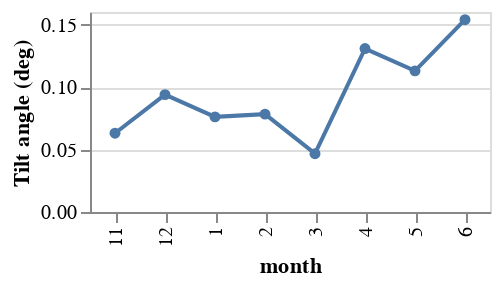

Here is the notebook cell this chart was saved with:
### Code cell
alt.Chart(oneplane_fits_df).mark_line(point=True).encode(
    alt.X('month:O', sort=[11, 12, 1]),
    alt.Y('tilt:Q', title="Tilt angle (deg)"),
).properties(height=100, width=200)

### Figure 1 — Vega-Lite specification as saved in the notebook (floating-point values rounded to 4 significant figures)
{"config": {"view": {"continuousWidth": 300, "continuousHeight": 300}}, "data": {"name": "data-af7fa553df98b28fb7b0f891ff64bc3b"}, "mark": {"type": "line", "point": true}, "encoding": {"x": {"field": "month", "sort": [11, 12, 1], "type": "ordinal"}, "y": {"field": "tilt", "title": "Tilt angle (deg)", "type": "quantitative"}}, "height": 100, "width": 200, "$schema": "https://vega.github.io/schema/vega-lite/v5.17.0.json", "datasets": {"data-af7fa553df98b28fb7b0f891ff64bc3b": [{"month": 11, "height": 10, "tower": "d", "a": -0.0003942, "b": -0.001096, "c": -8.797e-05, "tilt": 0.06301, "tiltaz": 4.588, "W_f_1": 0.001096, "W_f_2": 8.797e-05, "W_f_3": 1.0, "W_f": [0.001096, 8.797e-05, 1.0]}, {"month": 12, "height": 10, "tower": "d", "a": 0.003241, "b": -0.0008407, "c": -0.001407, "tilt": 0.0939, "tiltaz": 59.14, "W_f_1": 0.0008407, "W_f_2": 0.001407, "W_f_3": 1.0, "W_f": [0.0008407, 0.001407, 1.0]}, {"month": 1, "height": 10, "tower": "d", "a": 0.006837, "b": -0.0009584, "c": -0.0009197, "tilt": 0.07611, "tiltaz": 43.82, "W_f_1": 0.0009584, "W_f_2": 0.0009197, "W_f_3": 1.0, "W_f": [0.0009584, 0.0009197, 1.0]}, {"month": 2, "height": 10, "tower": "d", "a": -0.004598, "b": -0.001125, "c": -0.0007748, "tilt": 0.07829, "tiltaz": 34.55, "W_f_1": 0.001125, "W_f_2": 0.0007748, "W_f_3": 1.0, "W_f": [0.001125, 0.0007748, 1.0]}, {"month": 3, "height": 10, "tower": "d", "a": 0.005753, "b": -0.0006458, "c": -0.0004967, "tilt": 0.04668, "tiltaz": 37.57, "W_f_1": 0.0006458, "W_f_2": 0.0004967, "W_f_3": 1.0, "W_f": [0.0006458, 0.0004967, 1.0]}, {"month": 4, "height": 10, "tower": "d", "a": -0.009893, "b": -0.001157, "c": -0.001966, "tilt": 0.1307, "tiltaz": 59.52, "W_f_1": 0.001157, "W_f_2": 0.001966, "W_f_3": 1.0, "W_f": [0.001157, 0.001966, 1.0]}, {"month": 5, "height": 10, "tower": "d", "a": -0.003678, "b": -0.00138, "c": -0.001407, "tilt": 0.1129, "tiltaz": 45.55, "W_f_1": 0.00138, "W_f_2": 0.001407, "W_f_3": 1.0, "W_f": [0.00138, 0.001407, 1.0]}, {"month": 6, "height": 10, "tower": "d", "a": -0.005561, "b": -0.002095, "c": -0.00168, "tilt": 0.1539, "tiltaz": 38.72, "W_f_1": 0.002095, "W_f_2": 0.00168, "W_f_3": 1.0, "W_f": [0.002095, 0.00168, 1.0]}]}}
